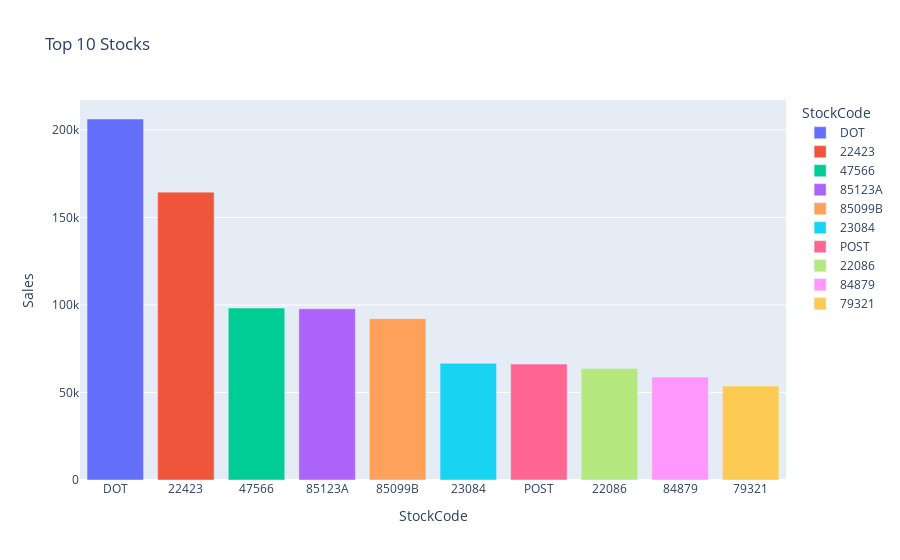

Notebook code cell kept with this figure:
### Code cell
top_10_stocks = df.groupby('StockCode')['Sales'].sum().sort_values(ascending=False).head(10).reset_index()
fig = px.bar(top_10_stocks , x='StockCode' , y='Sales' , title='Top 10 Stocks' , color='StockCode')
fig.write_html("top_10_stocks.html")
fig.show()

### Figure 1 — Plotly figure (JSON) as saved in the notebook; plotly's stock layout.template omitted (floating-point values rounded to 4 significant figures)
{"data": [{"alignmentgroup": "True", "hovertemplate": "StockCode=%{x}<br>Sales=%{y}<extra></extra>", "legendgroup": "DOT", "marker": {"color": "#636efa", "pattern": {"shape": ""}}, "name": "DOT", "offsetgroup": "DOT", "orientation": "v", "showlegend": true, "textposition": "auto", "type": "bar", "x": ["DOT"], "xaxis": "x", "y": [206200.0], "yaxis": "y"}, {"alignmentgroup": "True", "hovertemplate": "StockCode=%{x}<br>Sales=%{y}<extra></extra>", "legendgroup": "22423", "marker": {"color": "#EF553B", "pattern": {"shape": ""}}, "name": "22423", "offsetgroup": "22423", "orientation": "v", "showlegend": true, "textposition": "auto", "type": "bar", "x": ["22423"], "xaxis": "x", "y": [164500.0], "yaxis": "y"}, {"alignmentgroup": "True", "hovertemplate": "StockCode=%{x}<br>Sales=%{y}<extra></extra>", "legendgroup": "47566", "marker": {"color": "#00cc96", "pattern": {"shape": ""}}, "name": "47566", "offsetgroup": "47566", "orientation": "v", "showlegend": true, "textposition": "auto", "type": "bar", "x": ["47566"], "xaxis": "x", "y": [98240.0], "yaxis": "y"}, {"alignmentgroup": "True", "hovertemplate": "StockCode=%{x}<br>Sales=%{y}<extra></extra>", "legendgroup": "85123A", "marker": {"color": "#ab63fa", "pattern": {"shape": ""}}, "name": "85123A", "offsetgroup": "85123A", "orientation": "v", "showlegend": true, "textposition": "auto", "type": "bar", "x": ["85123A"], "xaxis": "x", "y": [97840.0], "yaxis": "y"}, {"alignmentgroup": "True", "hovertemplate": "StockCode=%{x}<br>Sales=%{y}<extra></extra>", "legendgroup": "85099B", "marker": {"color": "#FFA15A", "pattern": {"shape": ""}}, "name": "85099B", "offsetgroup": "85099B", "orientation": "v", "showlegend": true, "textposition": "auto", "type": "bar", "x": ["85099B"], "xaxis": "x", "y": [92180.0], "yaxis": "y"}, {"alignmentgroup": "True", "hovertemplate": "StockCode=%{x}<br>Sales=%{y}<extra></extra>", "legendgroup": "23084", "marker": {"color": "#19d3f3", "pattern": {"shape": ""}}, "name": "23084", "offsetgroup": "23084", "orientation": "v", "showlegend": true, "textposition": "auto", "type": "bar", "x": ["23084"], "xaxis": "x", "y": [66660.0], "yaxis": "y"}, {"alignmentgroup": "True", "hovertemplate": "StockCode=%{x}<br>Sales=%{y}<extra></extra>", "legendgroup": "POST", "marker": {"color": "#FF6692", "pattern": {"shape": ""}}, "name": "POST", "offsetgroup": "POST", "orientation": "v", "showlegend": true, "textposition": "auto", "type": "bar", "x": ["POST"], "xaxis": "x", "y": [66230.0], "yaxis": "y"}, {"alignmentgroup": "True", "hovertemplate": "StockCode=%{x}<br>Sales=%{y}<extra></extra>", "legendgroup": "22086", "marker": {"color": "#B6E880", "pattern": {"shape": ""}}, "name": "22086", "offsetgroup": "22086", "orientation": "v", "showlegend": true, "textposition": "auto", "type": "bar", "x": ["22086"], "xaxis": "x", "y": [63720.0], "yaxis": "y"}, {"alignmentgroup": "True", "hovertemplate": "StockCode=%{x}<br>Sales=%{y}<extra></extra>", "legendgroup": "84879", "marker": {"color": "#FF97FF", "pattern": {"shape": ""}}, "name": "84879", "offsetgroup": "84879", "orientation": "v", "showlegend": true, "textposition": "auto", "type": "bar", "x": ["84879"], "xaxis": "x", "y": [58790.0], "yaxis": "y"}, {"alignmentgroup": "True", "hovertemplate": "StockCode=%{x}<br>Sales=%{y}<extra></extra>", "legendgroup": "79321", "marker": {"color": "#FECB52", "pattern": {"shape": ""}}, "name": "79321", "offsetgroup": "79321", "orientation": "v", "showlegend": true, "textposition": "auto", "type": "bar", "x": ["79321"], "xaxis": "x", "y": [53750.0], "yaxis": "y"}], "layout": {"barmode": "relative", "legend": {"title": {"text": "StockCode"}, "tracegroupgap": 0}, "title": {"text": "Top 10 Stocks"}, "xaxis": {"anchor": "y", "categoryarray": ["DOT", "22423", "47566", "85123A", "85099B", "23084", "POST", "22086", "84879", "79321"], "categoryorder": "array", "domain": [0, 1], "title": {"text": "StockCode"}}, "yaxis": {"anchor": "x", "domain": [0, 1], "title": {"text": "Sales"}}}}
